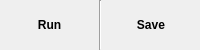
           <widget class="QFrame" name="buttonframe">
            <property name="minimumSize">
             <size>
              <width>0</width>
              <height>50</height>
             </size>
            </property>
            <property name="maximumSize">
             <size>
              <width>16777215</width>
              <height>45</height>
             </size>
            </property>
            <property name="frameShape">
             <enum>QFrame::Box</enum>
            </property>
            <property name="frameShadow">
             <enum>QFrame::Plain</enum>
            </property>
            <property name="lineWidth">
             <number>0</number>
            </property>
            <layout class="QHBoxLayout" name="horizontalLayout_9">
             <property name="spacing">
              <number>0</number>
             </property>
             <property name="leftMargin">
              <number>0</number>
             </property>
             <property name="topMargin">
              <number>0</number>
             </property>
             <property name="rightMargin">
              <number>0</number>
             </property>
             <property name="bottomMargin">
              <number>0</number>
             </property>
             <item>
              <widget class="QPushButton" name="Runbutton">
               <property name="sizePolicy">
                <sizepolicy hsizetype="Fixed" vsizetype="Fixed">
                 <horstretch>0</horstretch>
                 <verstretch>0</verstretch>
                </sizepolicy>
               </property>
               <property name="maximumSize">
                <size>
                 <width>100</width>
                 <height>45</height>
                </size>
               </property>
               <property name="font">
                <font>
                 <weight>75</weight>
                 <bold>true</bold>
                </font>
               </property>
               <property name="text">
                <string>Run</string>
               </property>
               <property name="flat">
                <bool>true</bool>
               </property>
              </widget>
             </item>
             <item>
              <widget class="Line" name="line_5">
               <property name="orientation">
                <enum>Qt::Vertical</enum>
               </property>
              </widget>
             </item>
             <item>
              <widget class="QPushButton" name="Save">
               <property name="enabled">
                <bool>true</bool>
               </property>
               <property name="sizePolicy">
                <sizepolicy hsizetype="Fixed" vsizetype="Fixed">
                 <horstretch>0</horstretch>
                 <verstretch>0</verstretch>
                </sizepolicy>
               </property>
               <property name="maximumSize">
                <size>
                 <width>100</width>
                 <height>45</height>
                </size>
               </property>
               <property name="font">
                <font>
                 <weight>75</weight>
                 <bold>true</bold>
                </font>
               </property>
               <property name="text">
                <string>Save</string>
               </property>
               <property name="flat">
                <bool>true</bool>
               </property>
              </widget>
             </item>
            </layout>
           </widget>
